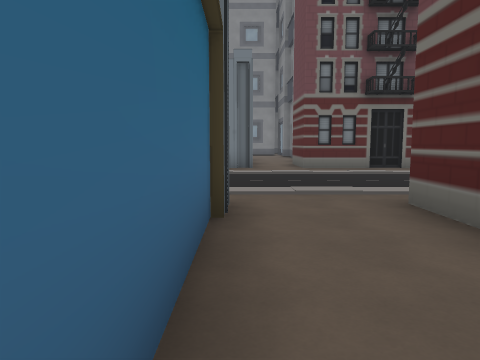
View 1 (above)

16 first-person views from a walk through a Godot game level. The camera is 1.5 m above the floor, tilts 6° down and sees 70° across. The floor is counted in squares, 2 m on a side. Each view is taken from the middle of a square. On the plan, view 1 faces up. The plan holds only what a view shows up to about 11 squares ahead; the rest is blank. The place goes on beyond the plan.

View 2
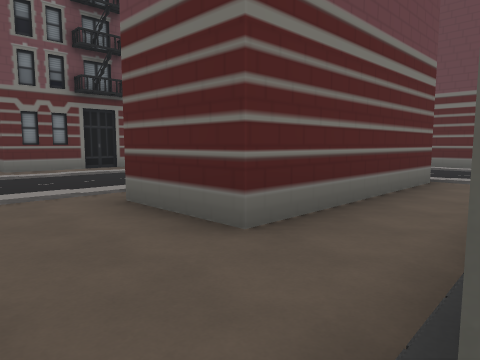

View 3
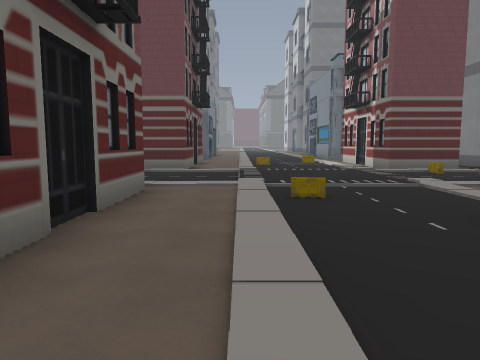

View 4
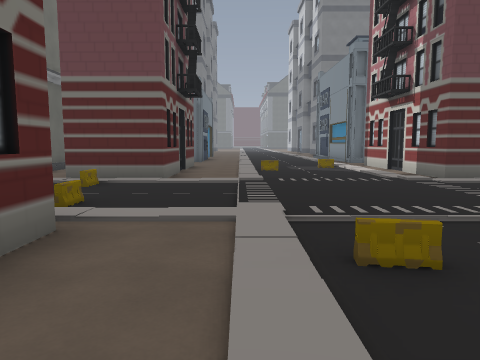

View 5
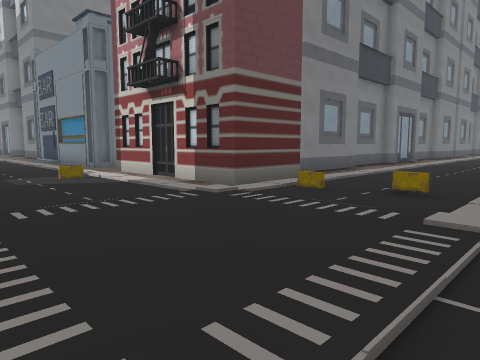

View 6
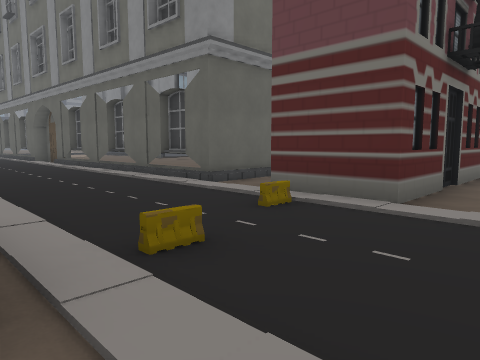

View 7
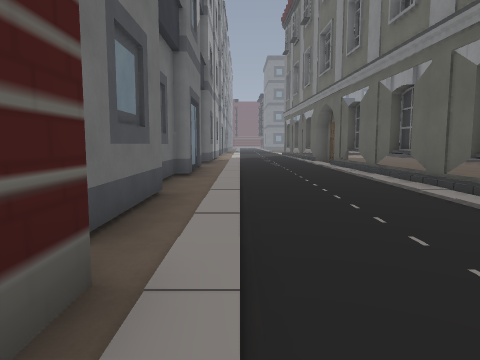

View 8
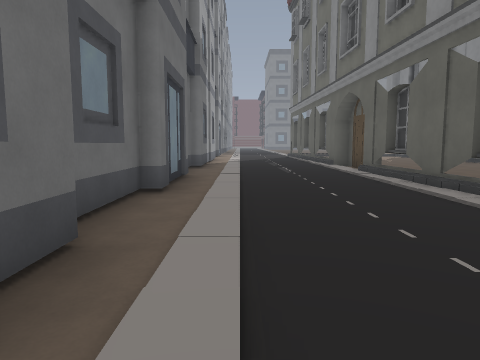

View 9
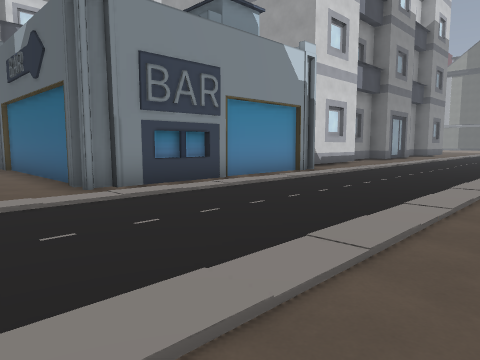

View 10
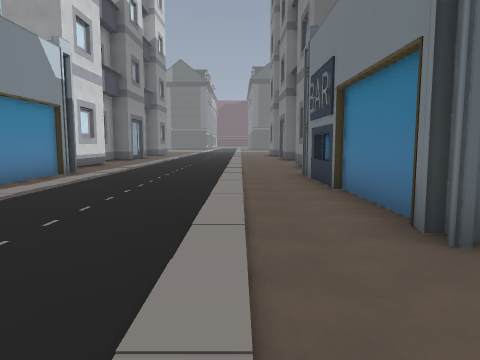

View 11
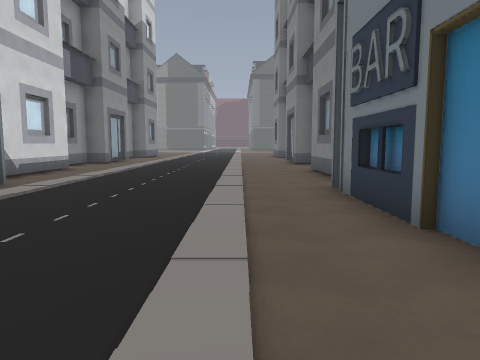

View 12
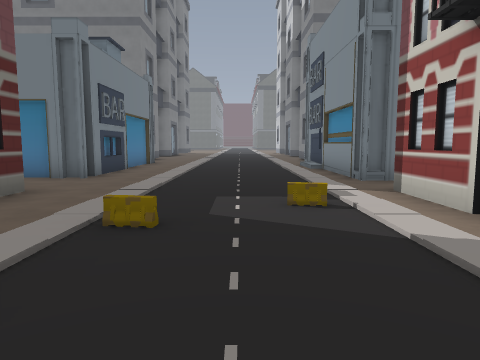

View 13
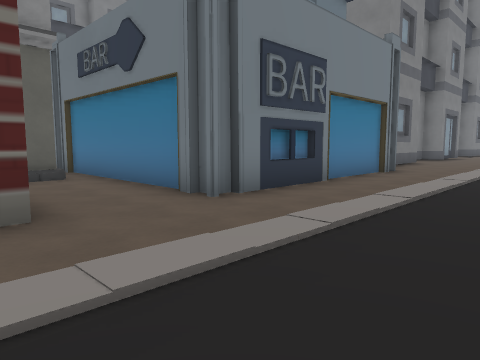

View 14
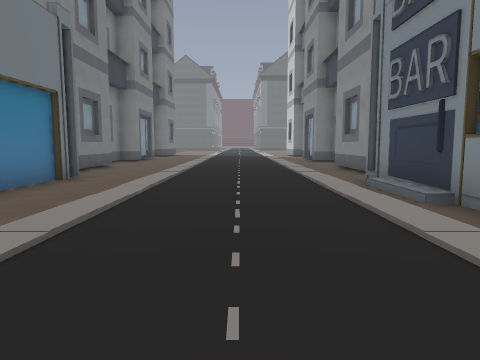

View 15
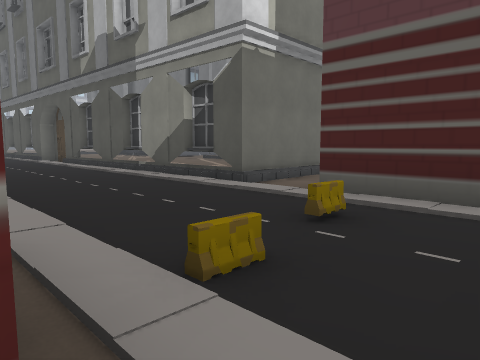

View 16
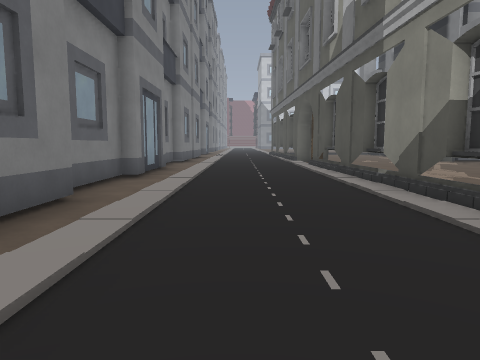

### Floor plan
Key: @ floor where view 1 was taken; # wall or solid block; . main floor; : floor 0.25 m higher than the main floor; / step, stairs or slope; B barrier.
Columns run from 11 left of view 1 to 29 right of it. Each row starts with its distance up from view 1.
 25                   ./...#
 24                   .....#
 23                  #./...#
 22                  #.....#
 21                  #./...#
 20                  #.....#
 19                  #./...#
 18                  #.....#
 17                  #./...#
 16                  #.....#     ###
 15                  #./...####  #.#
 14                  #........   ..#
 13                  ##/...#     ..#
 12                   #...B#     ..#       ##
 11 .###.#######.######/B./######..#######...
 10 .................../../..................
  9 ///////////////////////./././././/.//././
  8 .................B.::::..B...............
  7 ...................::::..................
  6 ............... ...::::....B.............
  5 ///////////////  //////..................
  4 ....########.#    #....######.#######.###
  3 #####     ##.#    #/B.B#
  2           #..######/...##
  1           #......../....#
  0           #@#  ####.....#
 -1           #.      #/....#
 -2           ##      #/....#
 -3                   #/....#
 -4                   #.....#
 -5                   #/....#
 -6                   #/....#
 -7                   #.....#
 -8                   #/....#

Where each view was taken, in squares from view 1:
view 1: 0 up, 0 right, facing up
view 2: 0 up, 0 right, facing up-right
view 3: 9 up, 1 right, facing right
view 4: 9 up, 4 right, facing right
view 5: 9 up, 7 right, facing down-right
view 6: 9 up, 7 right, facing up-right
view 7: 11 up, 8 right, facing up
view 8: 14 up, 8 right, facing up
view 9: 10 up, 2 right, facing down-left
view 10: 9 up, 3 right, facing left
view 11: 9 up, 0 right, facing left
view 12: 7 up, 11 right, facing right
view 13: 7 up, 16 right, facing up-right
view 14: 7 up, 18 right, facing right
view 15: 5 up, 12 right, facing down-left
view 16: 3 up, 10 right, facing down
